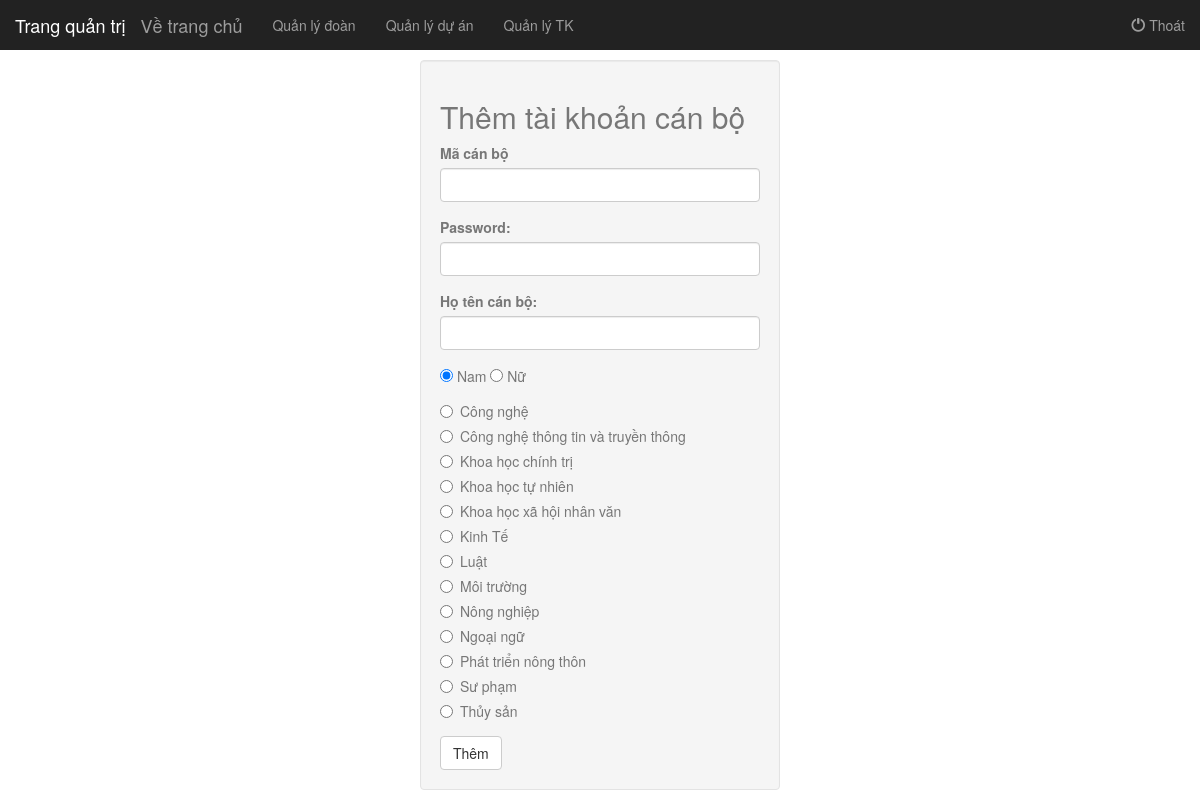
The app's page /admin/index.php?keyad=canbo.php (signed in) with its own data.
### tables this page shows
CREATE TABLE `khoa` (
  `khoa_id` varchar(255) NOT NULL,
  `khoa_ten` varchar(255) NOT NULL
);

### admin/canbo.php (the view, shortened to what this page needs)
<div class="row">
<div class="col-md-4">
</div>
<div class="col-md-4">
	<div class="well">
		<h2>Thêm tài khoản cán bộ</h2>
		<form action="" method="POST">
		  <div class="form-group">
		    <label>Mã cán bộ</label>
		    <input type="text" class="form-control" required name="ma">
		  </div>
		  <div class="form-group">
		    <label for="pwd">Password:</label>
		    <input type="text" class="form-control" required name="pwd">
		  </div>
		  <div class="form-group">
		    <label for="pwd">Họ tên cán bộ:</label>
		    <input type="text" class="form-control" required name="ten">
		  </div>
		  <div class="form-group">
			  <input type="radio" name="gioitinh" checked value="1"> Nam
			  <input type="radio" name="gioitinh" value="0"> Nữ
		 </div>
		 <div class="form-group">
			 <?php
			 $listKHOA = "select * from khoa";
			 $doListKhoa = mysqli_query($db,$listKHOA);
			 while($khoa = mysqli_fetch_array($doListKhoa)){
			 	$ma = $khoa['khoa_id'];
			 	$ten = $khoa['khoa_ten'];
			  ?>
			  	<div class="radio">
			  		<label><input type="radio" name="khoa" value="<?=$ma?>"><?=$ten?></label>
			  	</div>
			  <?php
				}
			   ?>
		 </div>
		  <button type="submit" name="btn_themcanbo" class="btn btn-default">Thêm</button>
		</form>
	</div>
</div>
<div class="col-md-4">
</div>
</div>

### style.css (style rules this page uses)
body { color: #777; }

### records on screen
khoa: khoa_ten "Công nghệ"
khoa: khoa_ten "Công nghệ thông tin và truyền thông"
khoa: khoa_ten "Khoa học chính trị"
khoa: khoa_ten "Khoa học tự nhiên"
khoa: khoa_ten "Khoa học xã hội nhân văn"
khoa: khoa_ten "Kinh Tế"
khoa: khoa_ten "Luật"
khoa: khoa_ten "Môi trường"
khoa: khoa_ten "Nông nghiệp"
khoa: khoa_ten "Ngoại ngữ"
khoa: khoa_ten "Phát triển nông thôn"
khoa: khoa_ten "Sư phạm"
khoa: khoa_ten "Thủy sản"
